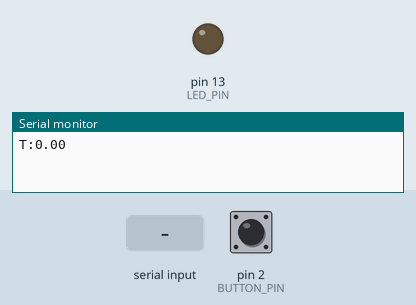
This sketch was run on a simulated Arduino Uno, built with avr-gcc and run on an emulated ATmega328P. Shown: output pins drawn as LEDs (lit = HIGH), the last lines printed to the serial monitor. The inputs (shaded band) are chosen by the test bench; at power-on: pin 2 (BUTTON_PIN) HIGH.

Above: at 1.2 s.
1.3 s: "1\n" received over Serial
At 1.9 s:
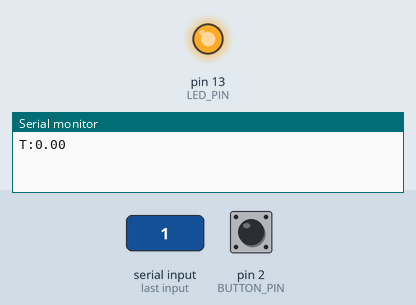
4.4 s: "0\n" received over Serial
At 5.6 s:
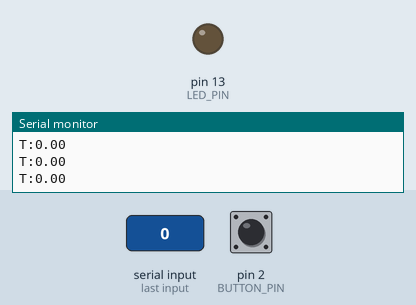
Timing chart, 0 to 7.4 s (numbered marks = the images above; inputs shaded):
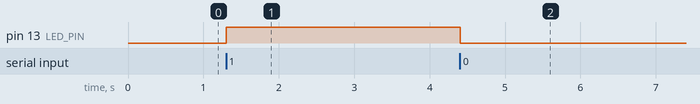

Measured:
- after the input at 1.3 s, pin 13 (LED_PIN): LOW → HIGH at once
- after the input at 4.4 s, pin 13 (LED_PIN): HIGH → LOW at once

The sketch:

L3_E2.ino
```cpp
#include "Arduino_LSM6DSOX.h"  // eingebauter IMU mit Temperatursensor

const int LED_PIN = 13;
const int BUTTON_PIN = 2;
int lastButtonState = HIGH;

void setup() {
  Serial.begin(9600);
  pinMode(LED_PIN, OUTPUT);
  pinMode(BUTTON_PIN, INPUT_PULLUP);
  IMU.begin();
}

void loop() {
  // --- Eingehende Serial-Daten (von Node-Red) ---
  if (Serial.available() > 0) {
    String incoming = Serial.readStringUntil('\n');
    incoming.trim();
    if (incoming == "1") digitalWrite(LED_PIN, HIGH);
    else if (incoming == "0") digitalWrite(LED_PIN, LOW);
  }

  // --- Button ---
  int buttonState = digitalRead(BUTTON_PIN);
  if (buttonState != lastButtonState) {
    lastButtonState = buttonState;
    if (buttonState == LOW) Serial.println("1");
    else Serial.println("0");
  }

  // --- Temperatur alle 1 Sekunde senden ---
  static unsigned long lastTemp = 0;
  if (millis() - lastTemp >= 1000) {
    lastTemp = millis();
    float temperature;
    IMU.readTemperatureFloat(temperature);
    Serial.print("T:");
    Serial.println(temperature);
  }

  delay(50);
}
```
